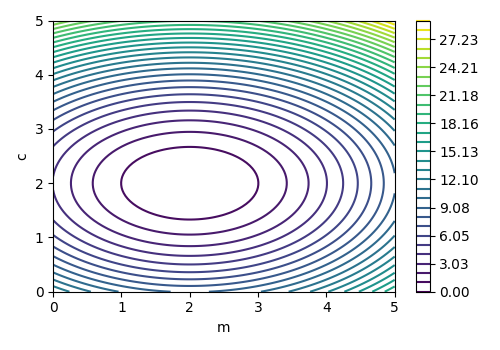

Generate this figure with Python:
import numpy as np
import matplotlib.pyplot as plt

# Generating a more focused range of values for m and c for the contour plot
m_values = np.linspace(0, 5, 100)  # Tightened range around the true m
c_values = np.linspace(0, 5, 100)  # Tightened range around the true c
M, C = np.meshgrid(m_values, c_values)
Error = np.zeros(M.shape)

# Calculating the error for each combination of m and c

Error=(M-2)**2+(1.5*C-3)**2

# Plotting the contour plot with gradient descent steps
plt.figure(figsize=(5, 3.5))
cp = plt.contour(M, C, Error, levels=np.linspace(Error.min(), Error.max(), 30), cmap='viridis')
plt.colorbar(cp)


plt.xlabel('m')
plt.ylabel('c')
plt.tight_layout()
plt.savefig('02.3_simple_contour.png')
plt.show()
